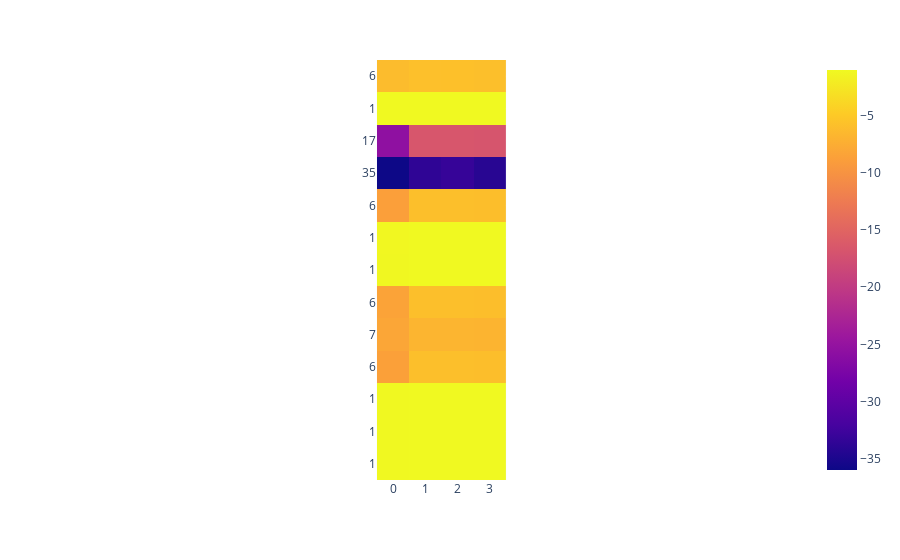
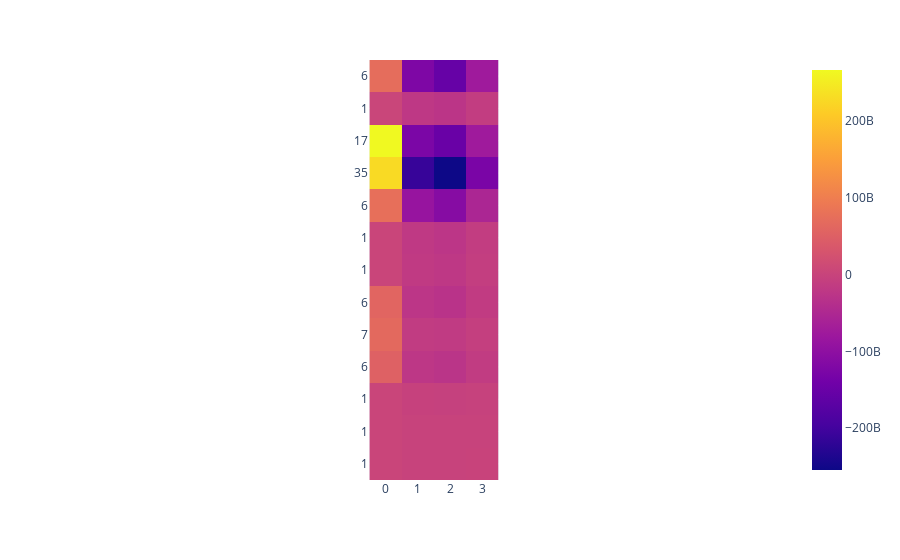

Notebook source saved alongside these figures, in order:
### Code cell
node_input_irrep = o3.Irreps("1x0e+1x1o")
node_attr_irrep = o3.Irreps("1x0e")
irreps_sh = o3.Irreps("1x0e+1x1o+1x2e")
irreps_hidden = o3.Irreps("3x0e+4x1o")
irreps_out = o3.Irreps("1x0e+1x1o")
max_radius = 4
num_basis = 4
radial_layers = 4
radial_neurons = 5
num_neighbors = 3
typical_number_of_nodes = 20 

convolution = ConvolutionGatePoints(
    irreps_in=node_input_irrep,
    irreps_node_attr=node_attr_irrep,
    irreps_edge_attr=o3.Irreps(f"{num_basis}x0e"),
    irreps_out=irreps_out,
    number_of_edge_features=1,
    radial_layers=radial_layers,
    radial_neurons=radial_neurons,
    num_neighbors=num_neighbors,
)

network = NetworkGatePoints(
    irreps_in=node_input_irrep,
    irreps_hidden=irreps_hidden,
    irreps_out=irreps_out,
    irreps_node_attr=node_attr_irrep,
    irreps_edge_attr=o3.Irreps(f"{num_basis}x0e"),
    layers=radial_layers,
    max_radius=max_radius,
    number_of_basis=num_basis,
    radial_layers=radial_layers,
    radial_neurons=radial_neurons,
    num_neighbors=num_neighbors,
    num_nodes=typical_number_of_nodes,
    reduce_output=False,
)

for idx, data in enumerate(train_loader):

    row, col = data.edge_index
    edge_vec = data.pos[row] - data.pos[col]

    norm_edge_vec = edge_vec.norm(dim=1)
    norm_edge_vec = norm_edge_vec.view(-1, 1)

    sh = o3.spherical_harmonics(
        irreps_sh, edge_vec, normalize=True, normalization="component"
    )

    edge_length_embedding = soft_one_hot_linspace(
        edge_vec.norm(dim=1),
        start=0.0,
        end=max_radius,
        number=num_basis,
        basis="smooth_finite",
        cutoff=True,
    )

    node_input = data.x
    node_attr = data.species_initial_state
    edge_src = data.edge_index[0]
    edge_dst = data.edge_index[1]
    edge_attr = edge_length_embedding
    edge_features = norm_edge_vec

    print(f"Shape of node_input: {node_input.shape}")
    print(f"Shape of node_attr: {node_attr.shape}")
    print(f"Shape of edge_src: {edge_src.shape}")
    print(f"Shape of edge_dst: {edge_dst.shape}")
    print(f"Shape of edge_attr: {edge_attr.shape}")
    print(f"Shape of edge_features: {edge_features.shape}")

    output = convolution(
        node_attr=node_attr,
        node_input=node_input,
        edge_src=edge_src,
        edge_dst=edge_dst,
        edge_attr=edge_attr,
        edge_features=norm_edge_vec,
    )

    print(f"Shape of output: {output.shape}")
    
    difference = output - node_attr

    print(f"Shape of difference: {difference.shape}")
    fig = px.imshow(difference.detach().numpy())
    tickvals = node_attr.view(-1).detach().numpy().flatten()
    fig.update_yaxes(tickvals=np.arange(len(tickvals)), ticktext=tickvals)
    fig.show()

    output_network = network(
        {
            "pos": data.pos,
            "x": data.x,
            "z": data.species_initial_state,
            "batch": data.batch,
        }
    )

    print(f"Shape of output_network: {output_network.shape}")
    difference_network = output_network - node_attr
    fig = px.imshow(difference_network.detach().numpy())
    tickvals = node_attr.view(-1).detach().numpy().flatten()
    fig.update_yaxes(tickvals=np.arange(len(tickvals)), ticktext=tickvals)
    fig.show()

    break

### Figure 1 — Plotly figure (JSON) as saved in the notebook; plotly's stock layout.template omitted (floating-point values rounded to 4 significant figures)
{"data": [{"coloraxis": "coloraxis", "hovertemplate": "x: %{x}<br>y: %{y}<br>color: %{z}<extra></extra>", "name": "0", "type": "heatmap", "xaxis": "x", "yaxis": "y", "z": [[-6.16, -5.803, -5.756, -5.88], [-1.011, -1, -1, -1], [-25.52, -16.71, -16.64, -16.81], [-35.99, -33.69, -33.17, -34.16], [-8.73, -5.902, -5.878, -5.94], [-1.15, -1.004, -1.005, -1.002], [-1.126, -1.003, -1.004, -1.002], [-8.403, -5.888, -5.862, -5.932], [-8.17, -6.8, -6.752, -6.878], [-8.651, -5.9, -5.876, -5.939], [-1.09, -1.002, -1.002, -1.001], [-1.091, -1.002, -1.002, -1.001], [-1.092, -1.002, -1.002, -1.001]]}], "layout": {"coloraxis": {"colorscale": [[0, "#0d0887"], [0.1111, "#46039f"], [0.2222, "#7201a8"], [0.3333, "#9c179e"], [0.4444, "#bd3786"], [0.5556, "#d8576b"], [0.6667, "#ed7953"], [0.7778, "#fb9f3a"], [0.8889, "#fdca26"], [1, "#f0f921"]]}, "margin": {"t": 60}, "xaxis": {"anchor": "y", "constrain": "domain", "domain": [0, 1], "scaleanchor": "y"}, "yaxis": {"anchor": "x", "autorange": "reversed", "constrain": "domain", "domain": [0, 1], "ticktext": [6, 1, 17, 35, 6, 1, 1, 6, 7, 6, 1, 1, 1], "tickvals": [0, 1, 2, 3, 4, 5, 6, 7, 8, 9, 10, 11, 12]}}}

### Figure 2 — Plotly figure (JSON) as saved in the notebook; plotly's stock layout.template omitted (floating-point values rounded to 4 significant figures)
{"data": [{"coloraxis": "coloraxis", "hovertemplate": "x: %{x}<br>y: %{y}<br>color: %{z}<extra></extra>", "name": "0", "type": "heatmap", "xaxis": "x", "yaxis": "y", "z": [[71740547072, -122757447680, -154137624576, -75438710784], [3900580864, -20377069568, -25626808320, -12531851264], [266673389568, -126100357120, -150987309056, -75723718656], [228804395008, -212189118464, -254496047104, -127517589504], [75927281664, -88330289152, -110464917504, -54174969856], [2544264960, -19328837632, -24303046656, -11885796352], [2565710336, -17300824064, -21749516288, -10637858816], [58599718912, -25107400704, -30568669184, -15202983936], [65223405568, -13432762368, -16224299008, -8101934592], [52106641408, -22605967360, -27295633408, -13631003648], [2432170240, -4234480896, -5302545408, -2598731008], [3317549056, -655156544, -794884224, -395992128], [2972408576, -498513568, -609885248, -302577056]]}], "layout": {"coloraxis": {"colorscale": [[0, "#0d0887"], [0.1111, "#46039f"], [0.2222, "#7201a8"], [0.3333, "#9c179e"], [0.4444, "#bd3786"], [0.5556, "#d8576b"], [0.6667, "#ed7953"], [0.7778, "#fb9f3a"], [0.8889, "#fdca26"], [1, "#f0f921"]]}, "margin": {"t": 60}, "xaxis": {"anchor": "y", "constrain": "domain", "domain": [0, 1], "scaleanchor": "y"}, "yaxis": {"anchor": "x", "autorange": "reversed", "constrain": "domain", "domain": [0, 1], "ticktext": [6, 1, 17, 35, 6, 1, 1, 6, 7, 6, 1, 1, 1], "tickvals": [0, 1, 2, 3, 4, 5, 6, 7, 8, 9, 10, 11, 12]}}}
